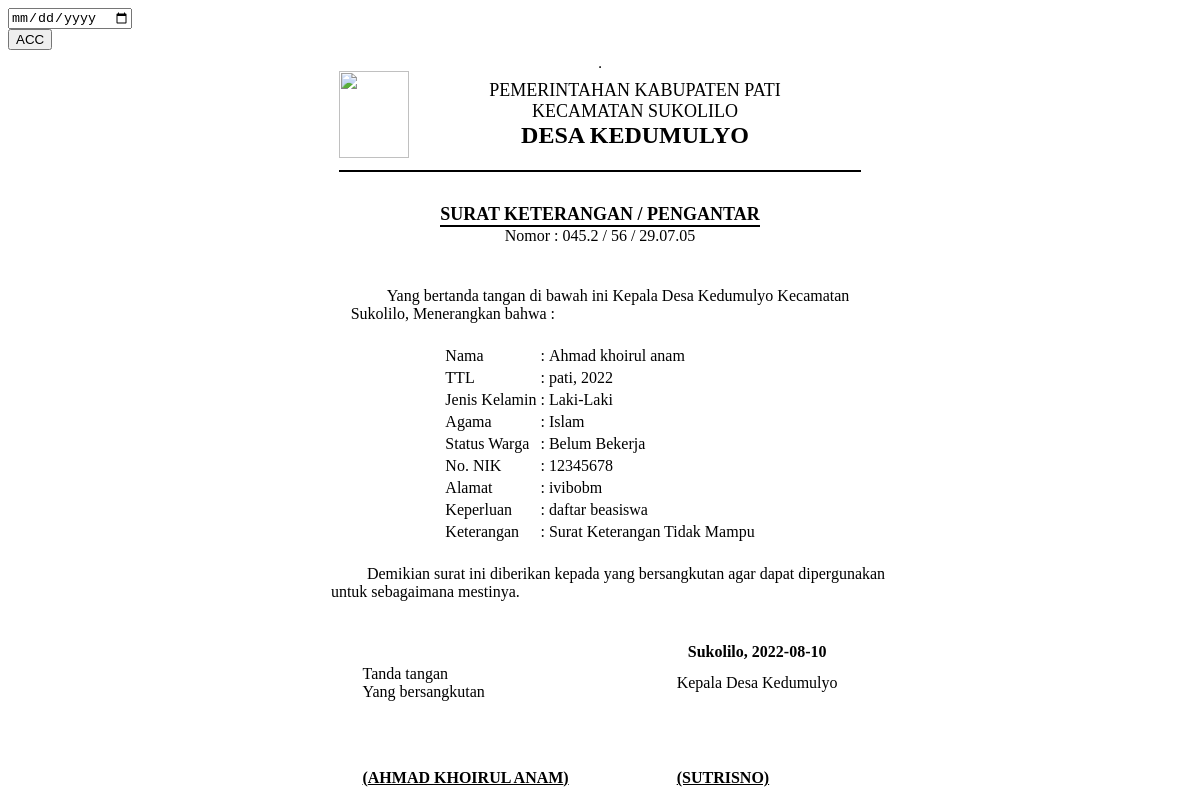
The app's page /demo1/view_sktm.php?id_request_sktm=56 with its own data.
### tables this page shows
CREATE TABLE `data_request_sktm` (
  `id_request_sktm` int(11) NOT NULL,
  `nik` varchar(16) NOT NULL,
  `tanggal_request` timestamp NOT NULL DEFAULT current_timestamp(),
  `scan_ktp` text NOT NULL,
  `scan_kk` text NOT NULL,
  `keperluan` varchar(30) NOT NULL,
  `request` varchar(20) NOT NULL DEFAULT 'TIDAK MAMPU',
  `keterangan` varchar(50) NOT NULL DEFAULT 'Data sedang diperiksa oleh Staf',
  `status` int(11) NOT NULL DEFAULT 0,
  `acc` date NOT NULL
);

CREATE TABLE `data_user` (
  `nik` varchar(16) NOT NULL,
  `password` varchar(225) NOT NULL,
  `hak_akses` varchar(225) NOT NULL,
  `nama` varchar(30) NOT NULL,
  `tanggal_lahir` date NOT NULL,
  `tempat_lahir` varchar(30) NOT NULL,
  `jekel` varchar(20) NOT NULL,
  `agama` varchar(20) NOT NULL,
  `alamat` text NOT NULL,
  `telepon` varchar(13) NOT NULL,
  `status_warga` varchar(30) NOT NULL,
  `rt` varchar(50) DEFAULT NULL,
  `rw` varchar(50) DEFAULT NULL,
  `username` varchar(50) DEFAULT NULL
);

### demo1/view_sktm.php (the view, shortened to what this page needs)
<?php include '../konek.php';?>
<link href="css/sweetalert.css" rel="stylesheet" type="text/css">
<?php
	if(isset($_GET['id_request_sktm'])){
		$id=$_GET['id_request_sktm'];
		$sql = "SELECT * FROM data_request_sktm natural join data_user WHERE id_request_sktm='$id'";
		$query = mysqli_query($konek,$sql);
        $data = mysqli_fetch_array($query,MYSQLI_BOTH);
        $id=$data['id_request_sktm'];
        $nik = $data['nik'];
		$nama = $data['nama'];
		$tempat = $data['tempat_lahir'];
        $tgl2 = $data['tanggal_request'];
        $format1 = date('Y', strtotime($tgl2));
		$agama = $data['agama'];
		$jekel = $data['jekel'];
		$nama = $data['nama'];
		$alamat = $data['alamat'];
        $status_warga = $data['status_warga'];
        $keperluan = $data['keperluan'];
        $request = $data['request'];
        $acc = $data['acc'];
	}
?>
                <div class="page-inner mt--5">
					<div class="row mt--2">
						<div class="col-md-6">
							<div class="card full-height">
								<div class="card-body">
								    <div class="card-tools">
                                        <form action="" method="POST">
                                            <div class="form-group">
                                                <input type="date" name="tgl_acc" class="form-control">
                                                <div class="form-group">
                                                    <input type="submit" name="ttd" value="ACC" class="btn btn-primary btn-sm">
                                                </div>
                                            </div>
                                        </form>
									</div>
								</div>
							</div>
						</div>
					</div>
					<div class="row">
						<div class="col-md-12">
							<div class="card">
								<div class="card-body">
                                <table border="1" align="center">
                                    <table border="0" align="center">
                                        <tr>
                                        <td><img src="img/pati.png" width="70" height="87" alt=""></td>
                                        <td></td>
                                        <td></td>
                                        <td></td>
                                        <td></td>
                                        <td></td>
                                        <td></td>
                                        <td></td>
                                        <td></td>
                                        <td></td>
                                        <td></td>
                                        <td></td>
                                        <td></td>
                                        <td></td>
                                        <td></td>
                                        <td></td>
                                        <td></td>
                                        <td></td>
                                        <td></td>
                                        <td></td>
                                            <td>
                                                <center>
                                                    <font size="4">PEMERINTAHAN KABUPATEN PATI</font><br>
                                                    <font size="4">KECAMATAN SUKOLILO</font><br>
                                                    <font size="5"><b>DESA KEDUMULYO</b></font><br>
                                                </center>
                                            </td>
                                        <td></td>
                                        <td></td>
                                        <td></td>
                                        <td></td>
                                        <td></td>
                                        <td></td>
                                        <td></td>
                                        <td></td>
                                        <td></td>
                                        <td></td>
                                        <td></td>
                                        <td></td>
                                        <td></td>
                                        <td></td>
                                        <td></td>
                                        <td></td>
                                        <td></td>
                                        <td></td>
                                        <td></td>
                                        <td></td>
                                        </tr>
                                        <tr>
                                            <td colspan="45"><hr color="black"></td>
                                        </tr>
                                    </table>
                                    <br>
                                    <table border="0" align="center">
                                        <tr>
                                            <td>
                                                <center>
                                                    <font size="4"><b>SURAT KETERANGAN / PENGANTAR</b></font><br>
                                                    <hr style="margin:0px" color="black">
                                                    <span>Nomor : 045.2 / <?php echo $id;?> / 29.07.05</span>
                                                </center>
                                            </td>
                                        </tr>
                                    </table>
                                    <br>
                                    <br>
                                    <table border="0" align="center">
                                        <tr>
                                            <td>
                                                &nbsp;&nbsp;&nbsp;&nbsp;&nbsp;&nbsp;&nbsp;&nbsp;&nbsp;Yang bertanda tangan di bawah ini Kepala Desa Kedumulyo Kecamatan <br> Sukolilo, Menerangkan bahwa :
                                            </td>
                                        </tr>
                                    </table>
                                    <br>
                                    <table border="0" align="center">
                                        <tr>
                                            <td>Nama</td>
                                            <td>:</td>
                                            <td><?php echo $nama;?></td>
                                        </tr>
                                        <tr>
                                            <td>TTL</td>
                                            <td>:</td>
                                            <td><?php echo $tempat.", ".$format1;?></td>
                                        </tr>
                                        <tr>
                                            <td>Jenis Kelamin</td>
                                            <td>:</td>
                                            <td><?php echo $jekel;?></td>
                                        </tr>
                                        <tr>
                                            <td>Agama</td>
                                            <td>:</td>
                                            <td><?php echo $agama;?></td>
                                        </tr>
                                        <tr>
                                            <td>Status Warga</td>
                                            <td>:</td>
                                            <td><?php echo $status_warga;?></td>
                                        </tr>
                                        <tr>
                                            <td>No. NIK</td>
                                            <td>:</td>
                                            <td><?php echo $nik;?></td>
                                        </tr>
                                        <tr>
                                            <td>Alamat</td>
                                            <td>:</td>
                                            <td><?php echo $alamat;?></td>
                                        </tr>
                                        <tr>
                                            <td>Keperluan</td>
                                            <td>:</td>
                                            <td><?php echo $keperluan;?></td>
                                        </tr>
                                        <tr>
                                            <td>Keterangan</td>
                                            <td>:</td>
                                            <?php
                                                if($request=="TIDAK MAMPU"){
                                                    $request="Surat Keterangan Tidak Mampu";
                                                }
                                            ?>
                                            <td><?php echo $request;?></td>
                                        </tr>
                                    </table>
                                    <br>
                                    <table border="0" align="center">
                                        <tr>
                                            <td>
                                                &nbsp;&nbsp;&nbsp;&nbsp;&nbsp;&nbsp;&nbsp;&nbsp;&nbsp;&nbsp;&nbsp;&nbsp;&nbsp;Demikian surat ini diberikan kepada yang bersangkutan agar dapat dipergunakan<br>&nbsp;&nbsp;&nbsp;&nbsp;untuk sebagaimana mestinya.
                                            </td>
                                        </tr>
                                    </table>
                                    <br>
                                    <br>
                                    <table border="0" align="center">
                                        <tr>
                                            <th></th>
                                            <th width="100px"></th>
                                            <th>Sukolilo, <?php echo $acc;?></th>
                                        </tr>
                                        <tr>
                                            <td>Tanda tangan <br> Yang bersangkutan </td>
                                            <td></td>
                                            <td>Kepala Desa Kedumulyo</td>
                                        </tr>
                                        <tr>
                                            <td rowspan="15"></td>
                                            <td></td>
                                            <td rowspan="15"></td>
                                        </tr>
                                        <tr>
                                            <td></td>
                                        </tr>
                                        <tr>
                                            <td></td>
                                        </tr>
                                        <tr>
                                            <td></td>
                                        </tr>
                                        <tr>
                                            <td></td>
                                        </tr>
                                        <tr>
                                            <td></td>
                                        </tr>
                                        <tr>
                                            <td></td>
                                        </tr>
                                        <tr>
                                            <td></td>
                                        </tr>
                                        <tr>
                                            <td></td>
                                        </tr>
                                        <tr>
                                            <td></td>
                                        </tr>
                                        <tr>
                                            <td></td>
                                        </tr>
                                        <tr>
                                            <td></td>
                                        </tr>
                                        <tr>
                                            <td></td>
                                        </tr><tr>
                                            <td></td>
                                        </tr><tr>
                                            <td></td>
                                        </tr><tr>
                                            <td></td>
                                        </tr>
                                        <tr>
                                            <td><b style="text-transform:uppercase"><u>(<?php echo $nama;?>)</u></b></td>
                                            <td></td>
                                            <td><b><u>(SUTRISNO)</u></b></td>
                                        </tr>
                                    </table>
                                </table>
								</div>
							</div>
						</div>
					</div>
			</div>

### records on screen
data_request_sktm: id_request_sktm "56", nik.nama "Ahmad khoirul anam", nik.tempat_lahir "pati", tanggal_request "2022", nik.jekel "Laki-Laki", nik.agama "Islam", nik.status_warga "Belum Bekerja", nik "12345678", nik.alamat "ivibobm", keperluan "daftar beasiswa", request "Surat Keterangan Tidak Mampu", acc "2022-08-10", nik.nama "AHMAD KHOIRUL ANAM"
